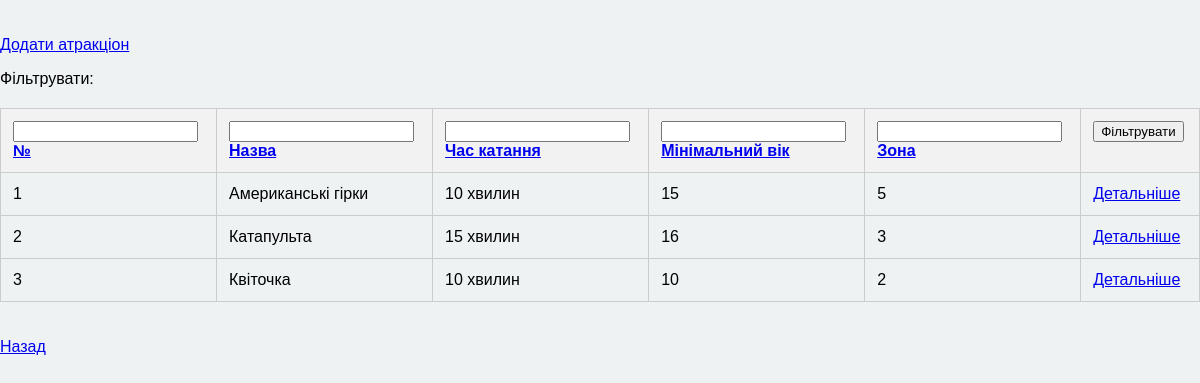
The page /my_administrator/attractions/ on the database as committed earlier.
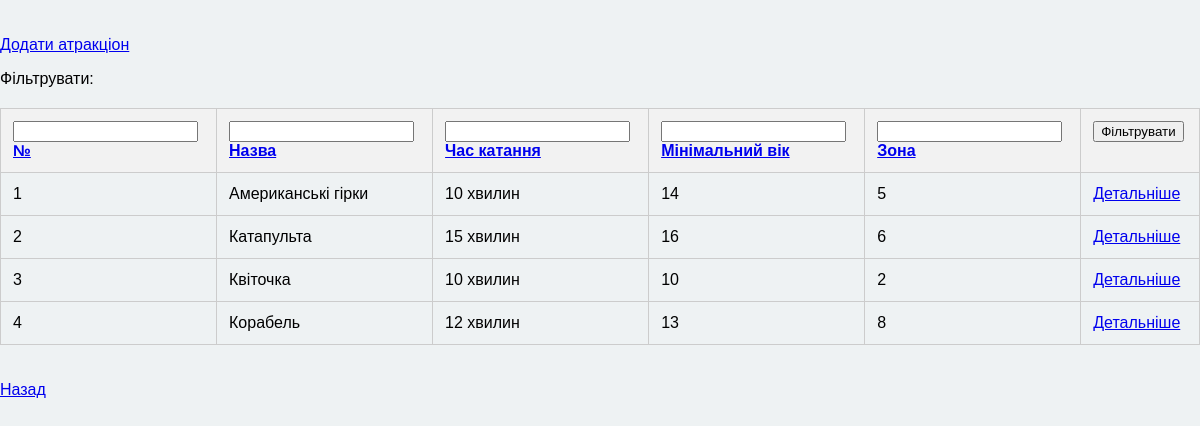
The same page on the database as committed later.
### main/models.py (models this page shows, shortened)
class Attractions(models.Model):
    id = models.IntegerField("№", primary_key=True)
    time = models.CharField("Час катання", max_length=20)
    name = models.CharField("Назва атракціону", max_length=20)
    min_age = models.IntegerField("Мінімальний вік")
    zone = models.IntegerField("Зона розташування")

### my_administrator/views.py (the view, shortened to what this page needs)
# urls.py: path('attractions', views.show_attractions, name = "attractions")
def show_attractions(request):
    all_attractions = Attractions.objects.all()
    sort_field = request.GET.get("sort", "id")
    direction = request.GET.get("dir", "asc")
    if direction == 'desc':
        all_attractions = all_attractions.order_by(f"-{sort_field}")
    else:
        all_attractions = all_attractions.order_by(sort_field)
    return render(request, "my_administrator/attractions/show.html", {'all_attractions' : all_attractions, 'sort_field':sort_field, 'direction' : direction})

### my_administrator/templates/my_administrator/attractions/show.html (shortened to what this page needs)
{% extends "layout_admin.html" %}
{% block content %}
<br>
<br>
<a href="{% url 'add_attraction' %}">Додати атракціон</a>
<br>
<form method="post">
    <p>Фільтрувати:</p>
<table>
    <tr>
        <th><input name="filter_id" type="number"><br>
            <a href="?sort=id&dir={% if sort_field == 'id' and direction == 'asc' %}desc{% else %}asc{% endif %}">№</a>
        </th>
        <th>
            <input name="filter_name" type="text"><br>
            <a href="?sort=name&dir={% if sort_field == 'name' and direction == 'asc' %}desc{% else %}asc{% endif %}">Назва</a>
        </th>
        <th>
            <input name="filter_time" type="text"><br>
            <a href = "?sort=time&dir={% if sort_field == 'time' and direction == 'asc' %}desc{% else %}asc{% endif %}">Час катання</a>
        </th>
        <th>
            <input name="filter_min_age" type="number"><br>
            <a href = "?sort=min_age&dir={% if sort_field == 'min_age' and direction == 'asc' %}desc{% else %}asc{% endif %}">Мінімальний вік</a>
        </th>
        <th>
            <input name="filter_zone" type="number"><br>
            <a href = "?sort=zone&dir={% if sort_field == 'zone' and direction == 'asc' %}desc{% else %}asc{% endif %}">Зона</a>
        </th>
        <th><button type="submit">{% block b %}Фільтрувати{% endblock %}</button><br><br></th>
    </tr>
    {% for i in all_attractions %}
    <tr>
        <td>{{ i.id }}</td>
        <td>{{ i.name }}</td>
        <td>{{ i.time }}</td>
        <td>{{ i.min_age }}</td>
        <td>{{ i.zone }}</td>
        <td>
            <a href="{% url 'detail_view' i.id %}">Детальніше</a>
        </td>
     </tr>
    {% endfor %}
</table>
</form>
<br>
<br>
<a href=".">Назад</a>
<br>
{% endblock %}

Rows that differ between the two databases and show on the page:
changed Attractions "Американські гірки": min_age "15" → "14"
changed Attractions "Катапульта": zone "3" → "6"
added Attractions: id "4", name "Корабель", time "12 хвилин", min_age "13", zone "8"
